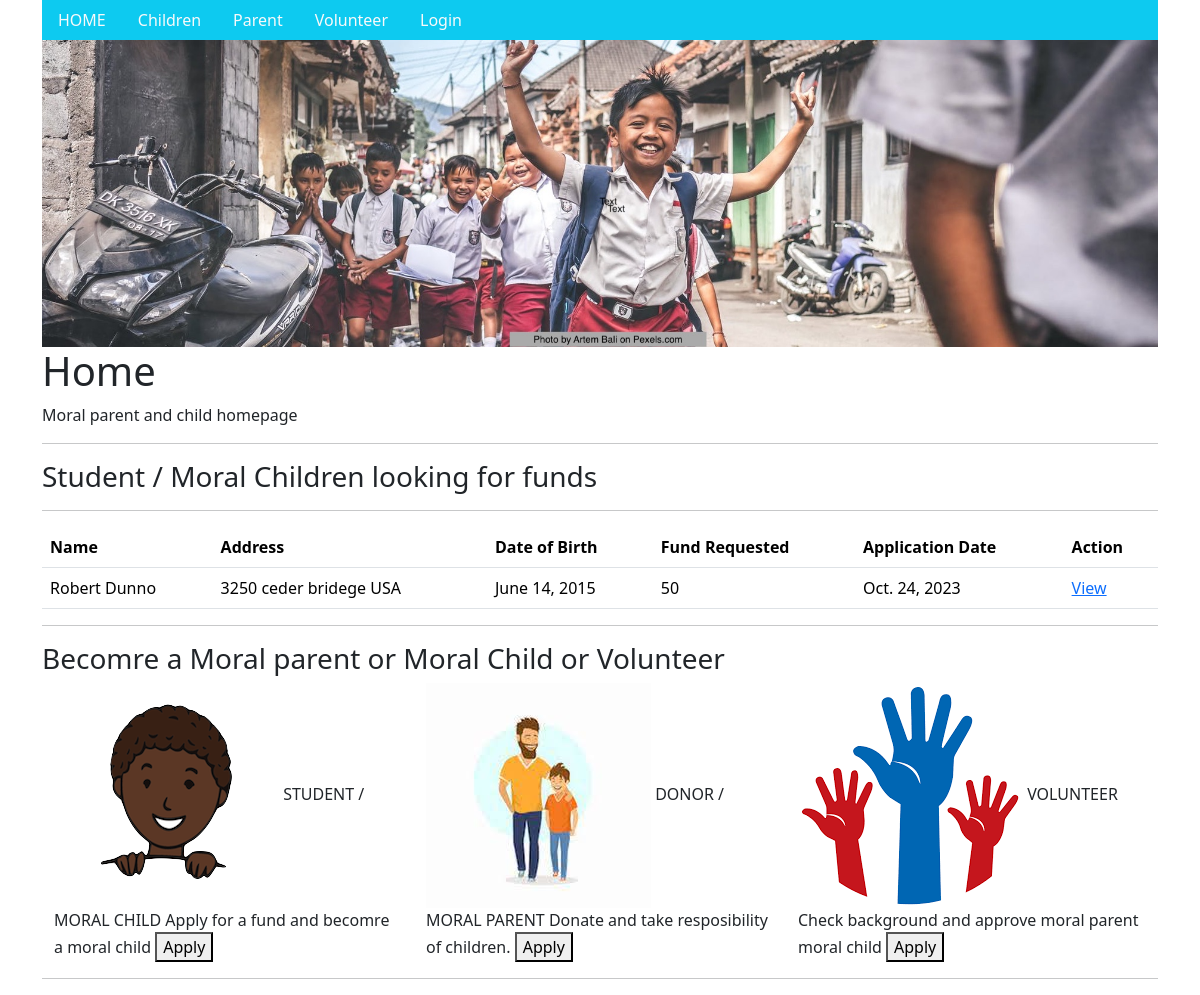
The app's page /, older data.
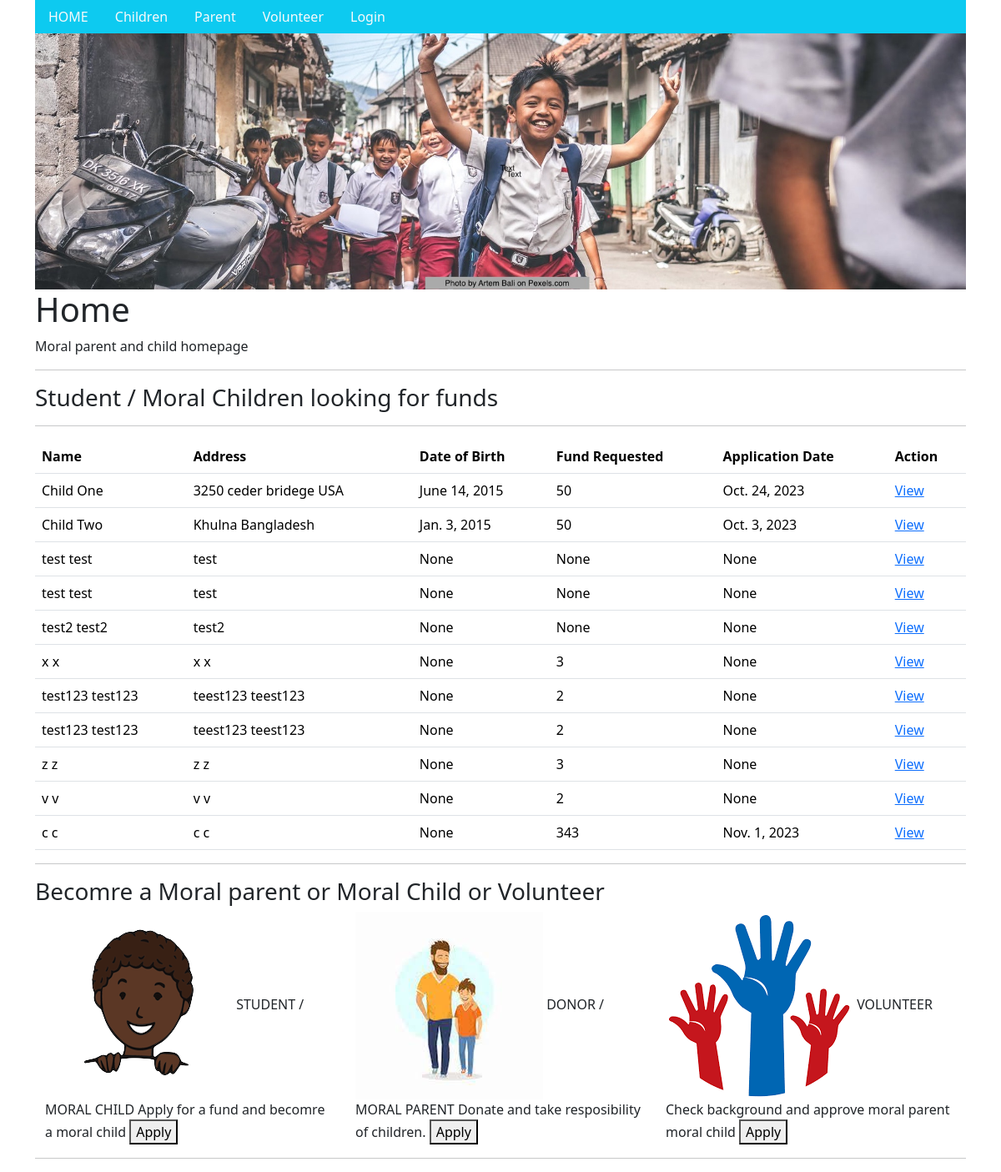
The same page, newer data.
### child/models.py (models this page shows, shortened)
class Child(models.Model):
    firstname = models.CharField(max_length=255)
    lastname = models.CharField(max_length=255)
    address = models.CharField(max_length=255, blank=True)
    zip_code = models.CharField(max_length=20, blank=True)
    state = models.CharField(max_length=100, blank=True)
    country = models.CharField(max_length=100, blank=True)
    phone = models.CharField(max_length=50)
    email = models.CharField(max_length=60)
    date_of_birth = models.DateField(null=True, blank=True)
    photo = models.ImageField(null=True, blank=True, upload_to="documents/")
    school_name = models.CharField(max_length=200, blank=True)
    school_address = models.CharField(max_length=200, blank=True)
    school_zip = models.CharField(max_length=20, blank=True)
    desription = models.TextField(max_length=800, blank=True)
    fund_request_amount = models.IntegerField(null=True, blank=True)
    fund_request_months = models.IntegerField(null=True, blank=True)
    fund_approved_amount = models.IntegerField(null=True, blank=True)
    fund_approved_months = models.IntegerField(null=True, blank=True)
    background_cheking = models.BooleanField(default=False)
    background_check_comment = models.CharField(max_length=400, null=True, blank=True)
    application_date = models.DateField(null=True, blank=True, default=datetime.date.today)
    application_approval_date = models.DateField(null=True, blank=True)
    isRemoved = models.BooleanField(default=False)
    login_id = models.CharField(max_length=100, null=True, blank=True)
    supporting_document1 = models.ImageField(null=True, blank=True, upload_to="documents/")
    supporting_document2 = models.ImageField(null=True, blank=True, upload_to="documents/")

### home/views.py (the view)
# urls.py: path('', views.home, name="Home"),
def home(request):
    all_children = Child.objects.all().values()
    template = loader.get_template('index.html')
    context = {
        'all_children' : all_children,
    }
    return HttpResponse(template.render(context,request))

### home/templates/index.html (shortened to what this page needs)
{% load static %}
<!DOCTYPE html>
<html>
<head>
    {% load bootstrap5 %}
    {% bootstrap_css %}
</head>
<body>
    <div class="container">
        <ul class="nav bg-info">
          <li class="nav-item">
            <a class="nav-link link-light" href="/">HOME</a>
          </li>
          <li class="nav-item">
            <a class="nav-link link-light" href="/children/1">Children</a>
          </li>
          <li class="nav-item">
            <a class="nav-link link-light" href="/parents/1">Parent</a>
          </li>
          <li class="nav-item">
            <a class="nav-link link-light" href="/volunteers/1">Volunteer</a>
          </li>
          <li class="nav-item">
            <a class="nav-link link-light" href="/children/login/">Login</a>
          </li>
        </ul>
        <img src="{% static 'home-top-image3.jpg' %}" class="img-fluid" alt="...">
        <h1>Home</h1>
        <p>Moral parent and child homepage</p>
        <hr>
        <h3>Student / Moral Children looking for funds</h3>
        <hr>
        <table class="table">
            <thead>
              <tr>
                <th scope="col">Name</th>
                <th scope="col">Address</th>
                <th scope="col">Date of Birth</th>
                <th scope="col">Fund Requested</th>
                <th scope="col">Application Date</th>
                <th scope="col">Action</th>
              </tr>
            </thead>
            <tbody>
                {% for x in all_children %}
              <tr>
                <td>{{x.firstname}} {{x.lastname}}</td>
                <td>{{x.address}} {{x.country}}</td>
                <td>{{x.date_of_birth}}</td>
                <td>{{x.fund_request_amount}}</td>
                <td>{{x.application_date}}</td>
                <td> <a href="{% url 'childview' x.id %}"> View </a></td>
              </tr>
              {% endfor%}
            </tbody>
          </table>
        <hr>
        <h3>Becomre a Moral parent or Moral Child or Volunteer</h3>
        <div class="container">
            <div class="row">
              <div class="col">
                <div>
                    <img src="{% static 'moral-child-image.png' %}" class="img-fluid" alt="...">
                    STUDENT / MORAL CHILD
                    Apply for a fund and becomre a moral child
                    <button onclick="window.location.href='/children/apply';">
                        Apply
                    </button>
                </div>
              </div>
              <div class="col">
                <div>
                    <img src="{% static 'moral-parent-image.jpeg' %}" class="img-fluid" alt="...">
                    DONOR  / MORAL PARENT
                    Donate and take resposibility of children.
                    <button onclick="window.location.href='/parents/apply';">
                        Apply
                    </button>
                </div>
              </div>
              <div class="col">
                <div>
                    <img src="{% static 'volunteer-image.png' %}" class="img-fluid" alt="...">
                    VOLUNTEER
                    Check background and approve moral parent moral child
                    <button onclick="window.location.href='/volunteers/apply';">
                        Apply
                    </button>
                </div>
              </div>
            </div>
          </div>
        <hr>
    </div>
</body>
</html>

Row changes from the older to the newer data that the page shows:
changed Child "3250 ceder bridege": firstname "Robert" → "Child"; lastname "Dunno" → "One"
added Child: firstname "Child", lastname "Two", address "Khulna", country "Bangladesh", date_of_birth "Jan. 3, 2015", fund_request_amount "50", application_date "Oct. 3, 2023"
added Child: firstname "test", lastname "test", address "test", date_of_birth "None", fund_request_amount "None", application_date "None"
added Child: firstname "test", lastname "test", address "test", date_of_birth "None", fund_request_amount "None", application_date "None"
added Child: firstname "test2", lastname "test2", address "test2", date_of_birth "None", fund_request_amount "None", application_date "None"
added Child: firstname "x", lastname "x", address "x", country "x", date_of_birth "None", fund_request_amount "3", application_date "None"
added Child: firstname "test123", lastname "test123", address "teest123", country "teest123", date_of_birth "None", fund_request_amount "2", application_date "None"
added Child: firstname "test123", lastname "test123", address "teest123", country "teest123", date_of_birth "None", fund_request_amount "2", application_date "None"
added Child: firstname "z", lastname "z", address "z", country "z", date_of_birth "None", fund_request_amount "3", application_date "None"
added Child: firstname "v", lastname "v", address "v", country "v", date_of_birth "None", fund_request_amount "2", application_date "None"
added Child: firstname "c", lastname "c", address "c", country "c", date_of_birth "None", fund_request_amount "343", application_date "Nov. 1, 2023"
